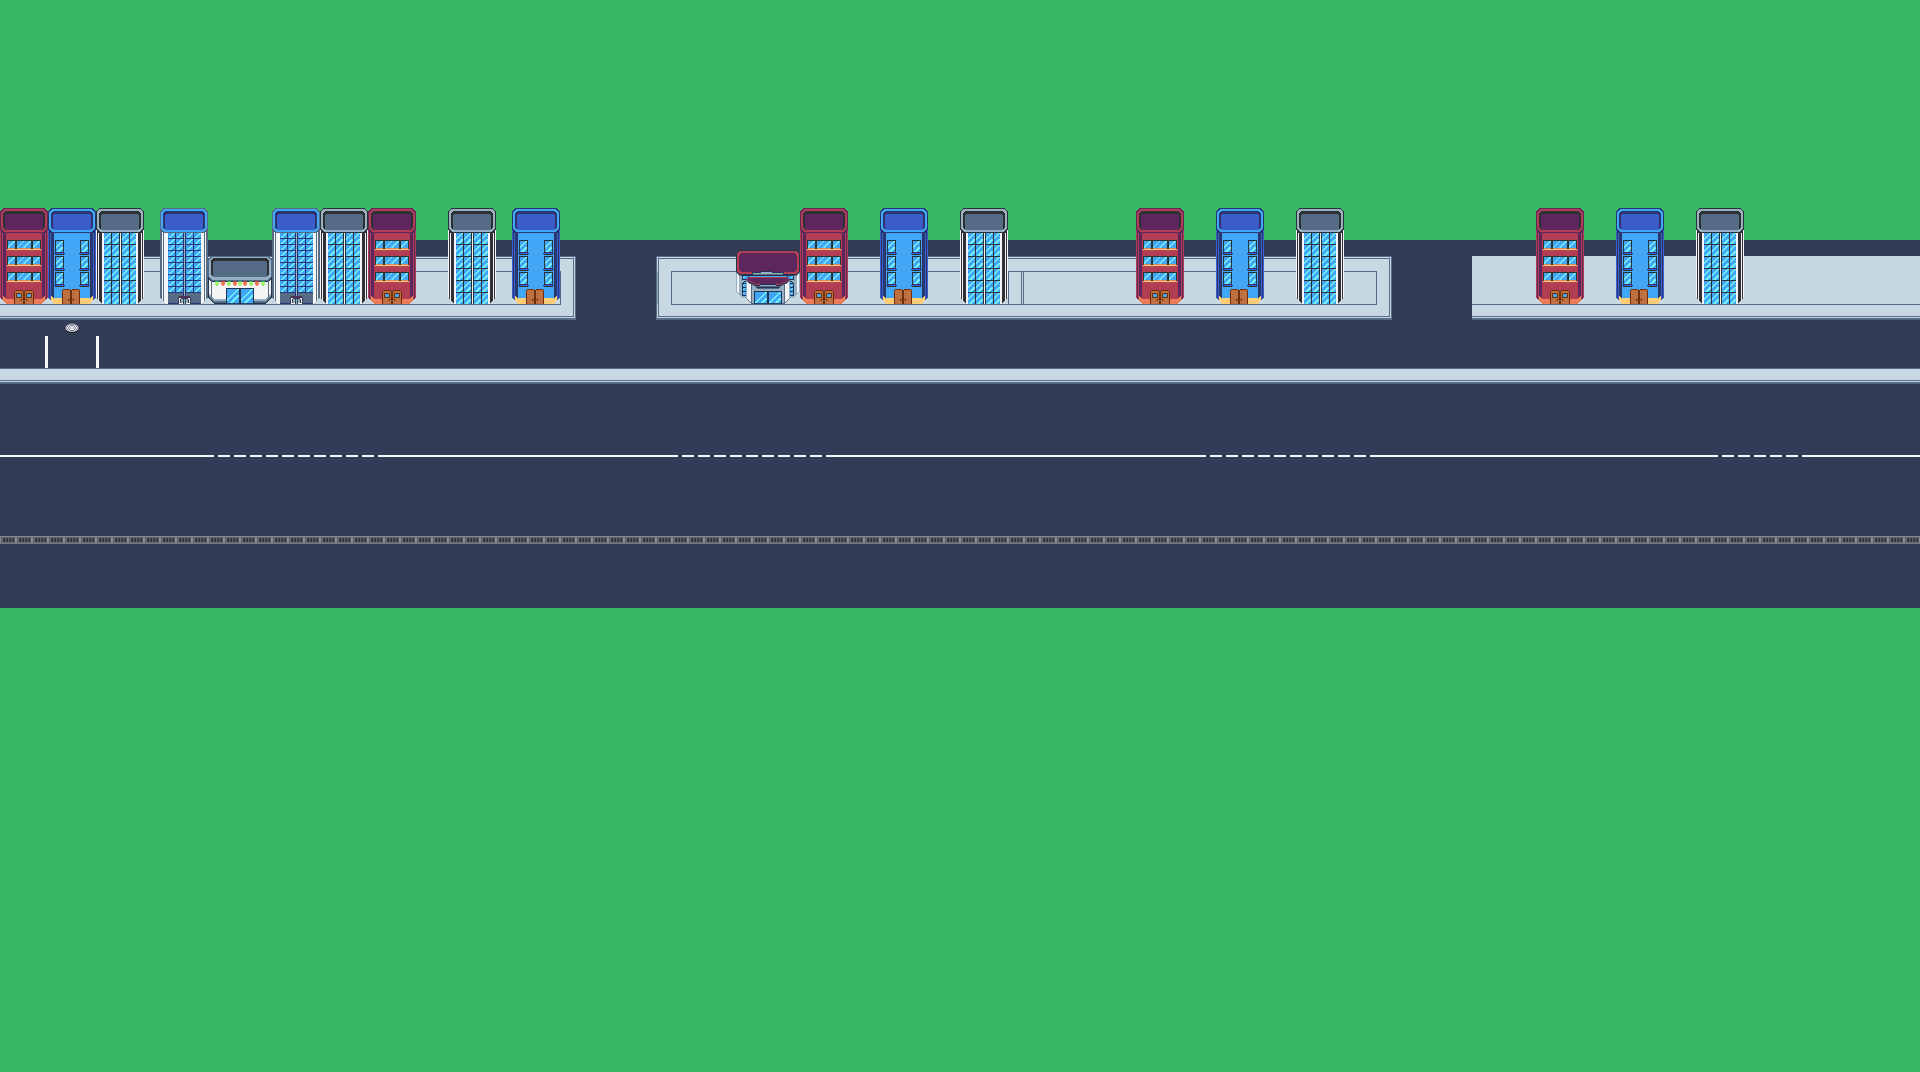

A level layout from a 2D game, rendered from its tile map. Below: a short description, then the map file with tile-grid data replaced by summaries:
An orthogonal 120x67 tile map with 16x16 px tiles, 3 tile layers (Calque de Tuiles 1, route, city).

<map version="1.10" tiledversion="1.11.2" orientation="orthogonal" renderorder="right-up" width="120" height="67" tilewidth="16" tileheight="16" infinite="0" nextlayerid="5" nextobjectid="1">
 <tileset firstgid="1" source="ville.tsx" />
 <layer id="1" name="Calque de Tuiles 1" width="120" height="67">
  <data>[8040 cells, 8040 non-empty, 1 distinct tile ids]</data>
 </layer>
 <layer id="2" name="route" width="120" height="67">
  <data>[8040 cells, 2760 non-empty, 16 distinct tile ids]</data>
 </layer>
 <layer id="4" name="city" width="120" height="67">
  <data>[8040 cells, 757 non-empty, 101 distinct tile ids]</data>
 </layer>
</map>
